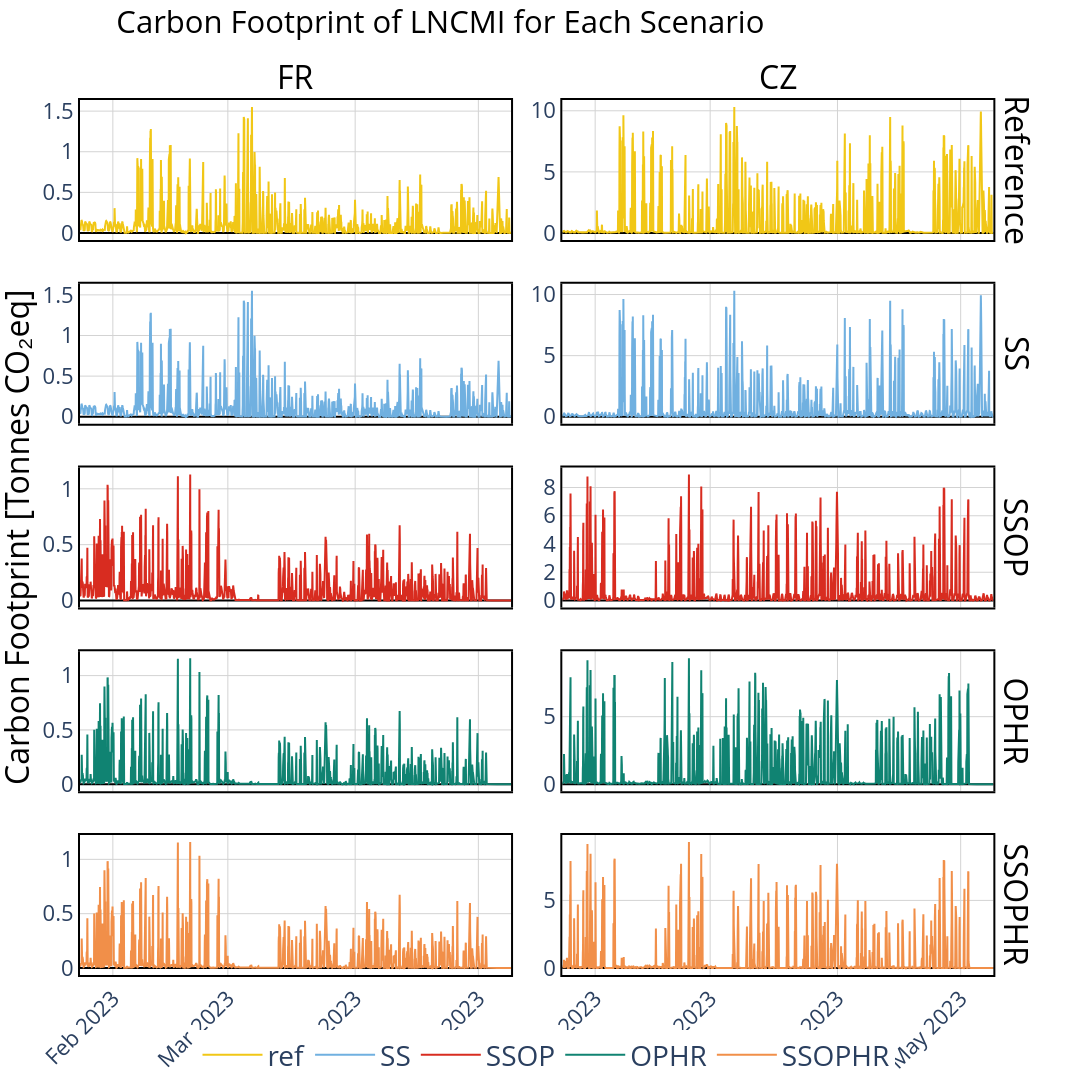

Notebook cell for this chart:
### Code cell
figure = sp.make_subplots(rows = 5 , cols = 2, shared_xaxes = True, shared_yaxes = False,column_titles=["FR", "CZ"], 
                          row_titles=["Reference", "SS", "SSOP" , "OPHR" , "SSOPHR"],vertical_spacing=0.05, 
                          horizontal_spacing=0.055,  y_title= "Carbon Footprint [Tonnes CO₂eq]")
                #  subplot_titles = ["SS [FR]" , "SS [CZ]", "SSOP [FR]" , "SSOP [CZ]", "OPHR [FR]" , "OPHR [CZ]","SSOPHR [FR]" , "SSOPHR [CZ]"])

import plotly.graph_objects as go

x = df_czech.index
figure.add_traces([go.Scatter(y=df_france['Reference_emissions']/1e6, x =x, mode='lines', name='ref', line={"color":colors["ref"]}),
                    go.Scatter(y=df_czech['Reference_emissions']/1e6,x =x, mode='lines', name='ref" [CZ]', line={"color":colors["ref"]},showlegend=False),
                   go.Scatter(y=df_france['estimated_CO2_S1_total']/1e6, x =x, mode='lines', name='SS', line={"color":colors["SS"]}),
                    go.Scatter(y=df_czech['estimated_CO2_S1_total']/1e6,x =x, mode='lines', name='SS [CZ]', line={"color":colors["SS"]},showlegend=False),
                   go.Scatter(y=df_france['estimated_CO2_S2_total']/1e6,x =x, mode='lines', name='SSOP', line={"color":colors["SSOP"]}),
                     go.Scatter(y=df_czech['estimated_CO2_S2_total']/1e6, x =x, mode='lines', name='SSOP [CZ]', line={"color":colors["SSOP"]},showlegend=False),
                   go.Scatter(y=df_france['estimated_CO2_S3_total']/1e6,x =x, mode='lines', name='OPHR', line={"color":colors["OPHR"]}),
                     go.Scatter(y=df_czech['estimated_CO2_S3_total']/1e6,x =x, mode='lines', name='OPHR [CZ]', line={"color":colors["OPHR"]},showlegend=False),
                   go.Scatter(y=df_france['estimated_CO2_S4_total']/1e6,x =x, mode='lines', name='SSOPHR', line={"color":colors["SSOPHR"]}),
                     go.Scatter(y=df_czech['estimated_CO2_S4_total']/1e6,x =x, mode='lines', name='SSOPHR [CZ]', line={"color":colors["SSOPHR"]},showlegend=False),
                   
                   ]
                  
                   , rows = [1,1,2,2,3,3,4,4,5,5] , cols= [1,2,1,2,1,2,1,2,1,2])
figure.update_layout(layout,height = 2000, width = 2200,  title = {"text" : "Carbon Footprint of LNCMI for Each Scenario" , "x" : 0.7, "y" : 0.99,
                                       "xanchor" : "center", "font" : {"color" : "black"}})
figure.layout.title['font'] = {"color" : "black"}
figure.layout.title['xanchor'] = "right"
for annot in figure.layout["annotations"]:
    annot["font"]["size"] = 32
    annot["font"]["color"] = "black"
    # annot['xanchor'] = "left"

figure

### Figure 1 — Plotly figure (JSON) as saved in the notebook; plotly's stock layout.template omitted (floating-point values rounded to 4 significant figures; data arrays with more than 128 entries replaced by an {"elided": "..."} marker saying what was removed)
{"data": [{"line": {"color": "#F1C716"}, "mode": "lines", "name": "ref", "type": "scatter", "x": {"elided": "2520 str values"}, "xaxis": "x", "y": {"elided": "2520 float values"}, "yaxis": "y"}, {"line": {"color": "#F1C716"}, "mode": "lines", "name": "ref\" [CZ]", "showlegend": false, "type": "scatter", "x": {"elided": "2520 str values"}, "xaxis": "x2", "y": {"elided": "2520 float values"}, "yaxis": "y2"}, {"line": {"color": "#70B0E0"}, "mode": "lines", "name": "SS", "type": "scatter", "x": {"elided": "2520 str values"}, "xaxis": "x3", "y": {"elided": "2520 float values"}, "yaxis": "y3"}, {"line": {"color": "#70B0E0"}, "mode": "lines", "name": "SS [CZ]", "showlegend": false, "type": "scatter", "x": {"elided": "2520 str values"}, "xaxis": "x4", "y": {"elided": "2520 float values"}, "yaxis": "y4"}, {"line": {"color": "#D82C20"}, "mode": "lines", "name": "SSOP", "type": "scatter", "x": {"elided": "2520 str values"}, "xaxis": "x5", "y": {"elided": "2520 float values"}, "yaxis": "y5"}, {"line": {"color": "#D82C20"}, "mode": "lines", "name": "SSOP [CZ]", "showlegend": false, "type": "scatter", "x": {"elided": "2520 str values"}, "xaxis": "x6", "y": {"elided": "2520 float values"}, "yaxis": "y6"}, {"line": {"color": "#108372"}, "mode": "lines", "name": "OPHR", "type": "scatter", "x": {"elided": "2520 str values"}, "xaxis": "x7", "y": {"elided": "2520 float values"}, "yaxis": "y7"}, {"line": {"color": "#108372"}, "mode": "lines", "name": "OPHR [CZ]", "showlegend": false, "type": "scatter", "x": {"elided": "2520 str values"}, "xaxis": "x8", "y": {"elided": "2520 float values"}, "yaxis": "y8"}, {"line": {"color": "#F18F49"}, "mode": "lines", "name": "SSOPHR", "type": "scatter", "x": {"elided": "2520 str values"}, "xaxis": "x9", "y": {"elided": "2520 float values"}, "yaxis": "y9"}, {"line": {"color": "#F18F49"}, "mode": "lines", "name": "SSOPHR [CZ]", "showlegend": false, "type": "scatter", "x": {"elided": "2520 str values"}, "xaxis": "x10", "y": {"elided": "2520 float values"}, "yaxis": "y10"}], "layout": {"annotations": [{"font": {"color": "black", "size": 32}, "showarrow": false, "text": "FR", "x": 0.2312, "xanchor": "center", "xref": "paper", "y": 1, "yanchor": "bottom", "yref": "paper"}, {"font": {"color": "black", "size": 32}, "showarrow": false, "text": "CZ", "x": 0.7488, "xanchor": "center", "xref": "paper", "y": 1, "yanchor": "bottom", "yref": "paper"}, {"font": {"color": "black", "size": 32}, "showarrow": false, "text": "Reference", "textangle": 90, "x": 0.98, "xanchor": "left", "xref": "paper", "y": 0.92, "yanchor": "middle", "yref": "paper"}, {"font": {"color": "black", "size": 32}, "showarrow": false, "text": "SS", "textangle": 90, "x": 0.98, "xanchor": "left", "xref": "paper", "y": 0.71, "yanchor": "middle", "yref": "paper"}, {"font": {"color": "black", "size": 32}, "showarrow": false, "text": "SSOP", "textangle": 90, "x": 0.98, "xanchor": "left", "xref": "paper", "y": 0.5, "yanchor": "middle", "yref": "paper"}, {"font": {"color": "black", "size": 32}, "showarrow": false, "text": "OPHR", "textangle": 90, "x": 0.98, "xanchor": "left", "xref": "paper", "y": 0.29, "yanchor": "middle", "yref": "paper"}, {"font": {"color": "black", "size": 32}, "showarrow": false, "text": "SSOPHR", "textangle": 90, "x": 0.98, "xanchor": "left", "xref": "paper", "y": 0.08, "yanchor": "middle", "yref": "paper"}, {"font": {"color": "black", "size": 32}, "showarrow": false, "text": "Carbon Footprint [Tonnes CO₂eq]", "textangle": -90, "x": 0, "xanchor": "right", "xref": "paper", "xshift": -40, "y": 0.5, "yanchor": "middle", "yref": "paper"}], "font": {"size": 22}, "height": 2000, "legend": {"font": {"size": 28}, "itemwidth": 60, "orientation": "h", "title": {"text": ""}, "tracegroupgap": 8, "x": 0.5, "xanchor": "center", "y": -0.12, "yanchor": "bottom"}, "showlegend": true, "title": {"font": {"color": "black"}, "text": "Carbon Footprint of LNCMI for Each Scenario", "x": 0.7, "xanchor": "right", "y": 0.99}, "width": 2200, "xaxis": {"anchor": "y", "domain": [0, 0.4625], "gridcolor": "lightgrey", "gridwidth": 1, "linecolor": "black", "linewidth": 2, "matches": "x9", "mirror": true, "showgrid": true, "showline": true, "showticklabels": false, "tickangle": -45}, "xaxis10": {"anchor": "y10", "domain": [0.5175, 0.98], "gridcolor": "lightgrey", "gridwidth": 1, "linecolor": "black", "linewidth": 2, "mirror": true, "showgrid": true, "showline": true, "tickangle": -45}, "xaxis11": {"gridcolor": "lightgrey", "gridwidth": 1, "linecolor": "black", "linewidth": 2, "mirror": true, "showgrid": true, "showline": true, "tickangle": -45}, "xaxis12": {"gridcolor": "lightgrey", "gridwidth": 1, "linecolor": "black", "linewidth": 2, "mirror": true, "showgrid": true, "showline": true, "tickangle": -45}, "xaxis13": {"gridcolor": "lightgrey", "gridwidth": 1, "linecolor": "black", "linewidth": 2, "mirror": true, "showgrid": true, "showline": true, "tickangle": -45}, "xaxis14": {"gridcolor": "lightgrey", "gridwidth": 1, "linecolor": "black", "linewidth": 2, "mirror": true, "showgrid": true, "showline": true, "tickangle": -45}, "xaxis15": {"gridcolor": "lightgrey", "gridwidth": 1, "linecolor": "black", "linewidth": 2, "mirror": true, "showgrid": true, "showline": true, "tickangle": -45}, "xaxis16": {"gridcolor": "lightgrey", "gridwidth": 1, "linecolor": "black", "linewidth": 2, "mirror": true, "showgrid": true, "showline": true, "tickangle": -45}, "xaxis17": {"gridcolor": "lightgrey", "gridwidth": 1, "linecolor": "black", "linewidth": 2, "mirror": true, "showgrid": true, "showline": true, "tickangle": -45}, "xaxis2": {"anchor": "y2", "domain": [0.5175, 0.98], "gridcolor": "lightgrey", "gridwidth": 1, "linecolor": "black", "linewidth": 2, "matches": "x10", "mirror": true, "showgrid": true, "showline": true, "showticklabels": false, "tickangle": -45}, "xaxis3": {"anchor": "y3", "domain": [0, 0.4625], "gridcolor": "lightgrey", "gridwidth": 1, "linecolor": "black", "linewidth": 2, "matches": "x9", "mirror": true, "showgrid": true, "showline": true, "showticklabels": false, "tickangle": -45}, "xaxis4": {"anchor": "y4", "domain": [0.5175, 0.98], "gridcolor": "lightgrey", "gridwidth": 1, "linecolor": "black", "linewidth": 2, "matches": "x10", "mirror": true, "showgrid": true, "showline": true, "showticklabels": false, "tickangle": -45}, "xaxis5": {"anchor": "y5", "domain": [0, 0.4625], "gridcolor": "lightgrey", "gridwidth": 1, "linecolor": "black", "linewidth": 2, "matches": "x9", "mirror": true, "showgrid": true, "showline": true, "showticklabels": false, "tickangle": -45}, "xaxis6": {"anchor": "y6", "domain": [0.5175, 0.98], "gridcolor": "lightgrey", "gridwidth": 1, "linecolor": "black", "linewidth": 2, "matches": "x10", "mirror": true, "showgrid": true, "showline": true, "showticklabels": false, "tickangle": -45}, "xaxis7": {"anchor": "y7", "domain": [0, 0.4625], "gridcolor": "lightgrey", "gridwidth": 1, "linecolor": "black", "linewidth": 2, "matches": "x9", "mirror": true, "showgrid": true, "showline": true, "showticklabels": false, "tickangle": -45}, "xaxis8": {"anchor": "y8", "domain": [0.5175, 0.98], "gridcolor": "lightgrey", "gridwidth": 1, "linecolor": "black", "linewidth": 2, "matches": "x10", "mirror": true, "showgrid": true, "showline": true, "showticklabels": false, "tickangle": -45}, "xaxis9": {"anchor": "y9", "domain": [0, 0.4625], "gridcolor": "lightgrey", "gridwidth": 1, "linecolor": "black", "linewidth": 2, "mirror": true, "showgrid": true, "showline": true, "tickangle": -45}, "yaxis": {"anchor": "x", "domain": [0.84, 1], "gridcolor": "lightgrey", "gridwidth": 1, "linecolor": "black", "linewidth": 2, "mirror": true, "showgrid": true, "showline": true, "zerolinecolor": "black", "zerolinewidth": 2}, "yaxis10": {"anchor": "x10", "domain": [0, 0.16], "gridcolor": "lightgrey", "gridwidth": 1, "linecolor": "black", "linewidth": 2, "mirror": true, "showgrid": true, "showline": true, "zerolinecolor": "black", "zerolinewidth": 2}, "yaxis11": {"gridcolor": "lightgrey", "gridwidth": 1, "linecolor": "black", "linewidth": 2, "mirror": true, "showgrid": true, "showline": true, "zerolinecolor": "black", "zerolinewidth": 2}, "yaxis12": {"gridcolor": "lightgrey", "gridwidth": 1, "linecolor": "black", "linewidth": 2, "mirror": true, "showgrid": true, "showline": true, "zerolinecolor": "black", "zerolinewidth": 2}, "yaxis13": {"gridcolor": "lightgrey", "gridwidth": 1, "linecolor": "black", "linewidth": 2, "mirror": true, "showgrid": true, "showline": true, "zerolinecolor": "black", "zerolinewidth": 2}, "yaxis14": {"gridcolor": "lightgrey", "gridwidth": 1, "linecolor": "black", "linewidth": 2, "mirror": true, "showgrid": true, "showline": true, "zerolinecolor": "black", "zerolinewidth": 2}, "yaxis15": {"gridcolor": "lightgrey", "gridwidth": 1, "linecolor": "black", "linewidth": 2, "mirror": true, "showgrid": true, "showline": true, "zerolinecolor": "black", "zerolinewidth": 2}, "yaxis16": {"gridcolor": "lightgrey", "gridwidth": 1, "linecolor": "black", "linewidth": 2, "mirror": true, "showgrid": true, "showline": true, "zerolinecolor": "black", "zerolinewidth": 2}, "yaxis17": {"gridcolor": "lightgrey", "gridwidth": 1, "linecolor": "black", "linewidth": 2, "mirror": true, "showgrid": true, "showline": true, "zerolinecolor": "black", "zerolinewidth": 2}, "yaxis2": {"anchor": "x2", "domain": [0.84, 1], "gridcolor": "lightgrey", "gridwidth": 1, "linecolor": "black", "linewidth": 2, "mirror": true, "showgrid": true, "showline": true, "zerolinecolor": "black", "zerolinewidth": 2}, "yaxis3": {"anchor": "x3", "domain": [0.63, 0.79], "gridcolor": "lightgrey", "gridwidth": 1, "linecolor": "black", "linewidth": 2, "mirror": true, "showgrid": true, "showline": true, "zerolinecolor": "black", "zerolinewidth": 2}, "yaxis4": {"anchor": "x4", "domain": [0.63, 0.79], "gridcolor": "lightgrey", "gridwidth": 1, "linecolor": "black", "linewidth": 2, "mirror": true, "showgrid": true, "showline": true, "zerolinecolor": "black", "zerolinewidth": 2}, "yaxis5": {"anchor": "x5", "domain": [0.42, 0.58], "gridcolor": "lightgrey", "gridwidth": 1, "linecolor": "black", "linewidth": 2, "mirror": true, "showgrid": true, "showline": true, "zerolinecolor": "black", "zerolinewidth": 2}, "yaxis6": {"anchor": "x6", "domain": [0.42, 0.58], "gridcolor": "lightgrey", "gridwidth": 1, "linecolor": "black", "linewidth": 2, "mirror": true, "showgrid": true, "showline": true, "zerolinecolor": "black", "zerolinewidth": 2}, "yaxis7": {"anchor": "x7", "domain": [0.21, 0.37], "gridcolor": "lightgrey", "gridwidth": 1, "linecolor": "black", "linewidth": 2, "mirror": true, "showgrid": true, "showline": true, "zerolinecolor": "black", "zerolinewidth": 2}, "yaxis8": {"anchor": "x8", "domain": [0.21, 0.37], "gridcolor": "lightgrey", "gridwidth": 1, "linecolor": "black", "linewidth": 2, "mirror": true, "showgrid": true, "showline": true, "zerolinecolor": "black", "zerolinewidth": 2}, "yaxis9": {"anchor": "x9", "domain": [0, 0.16], "gridcolor": "lightgrey", "gridwidth": 1, "linecolor": "black", "linewidth": 2, "mirror": true, "showgrid": true, "showline": true, "zerolinecolor": "black", "zerolinewidth": 2}}}
